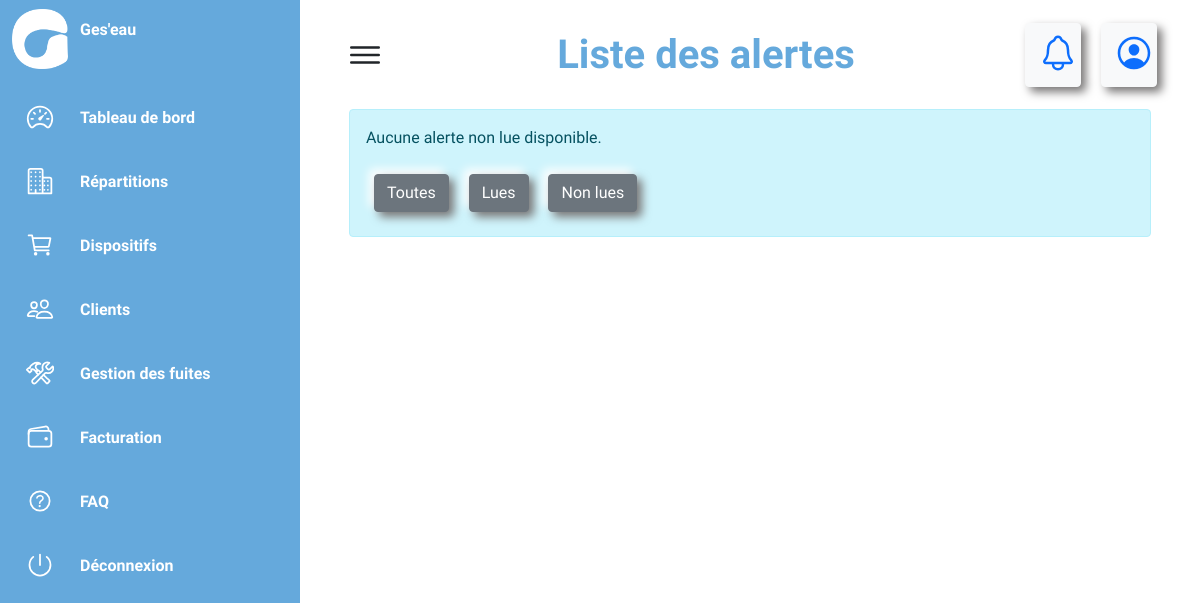
Page /alert/ (signed in) on the earlier database version.
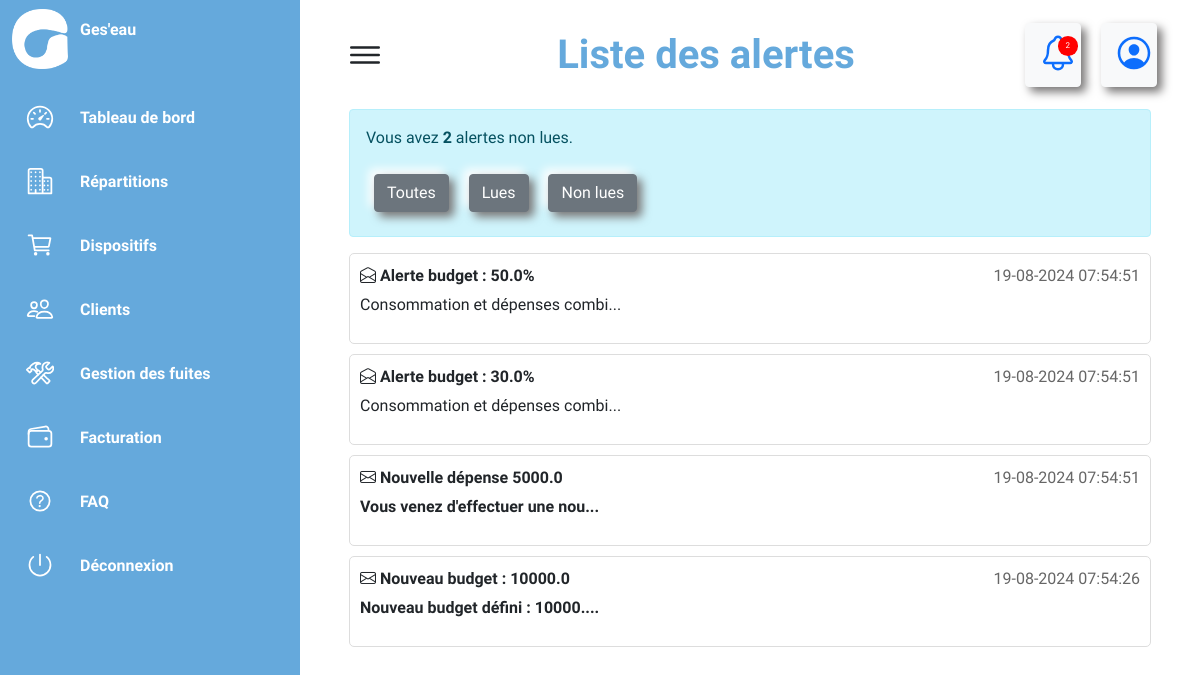
Same page on the later database version.
### conso/models.py (models this page shows, shortened)
class Alert(models.Model):
    entreprise = models.ForeignKey(Entreprise, on_delete=models.CASCADE, default=None)
    intitule = models.CharField(max_length=255)
    contenu = models.TextField()
    date_creation = models.DateTimeField(auto_now_add=True)
    is_read = models.BooleanField(default=False)

### conso/views.py (the view)
# urls.py: path('alert/',views.alert,name="alert"),
@login_required
def alert(request):
    user_id = request.user.id
    user_entreprise_id = get_object_or_404(Entreprise, user_id=user_id)
    alerts_nonlu = Alert.objects.filter(entreprise=user_entreprise_id, is_read=False).order_by('-date_creation')
    alerts = Alert.objects.filter(entreprise=user_entreprise_id).order_by('-date_creation')
    alert_count = alerts_nonlu.count()
    return render(request, 'conso/alert/alert.html', {'alerts': alerts, 'alert_count': alert_count})

### conso/templates/conso/alert/alert.html (shortened to what this page needs)
{% extends 'base.html' %}
{% block etatactuel %}
    Liste des alertes
{% endblock etatactuel %}
{% block content %}
    <div class="alert alert-info">
        {% if alert_count > 0 %}
            {% if alert_count == 1 %}
                <p>Vous avez <strong>{{ alert_count }}</strong> alerte non lue.</p>
            {% else %}
                <p>Vous avez <strong>{{ alert_count }}</strong> alertes non lues.</p>
            {% endif %}
        {% else %}
            <p>Aucune alerte non lue disponible.</p>
        {% endif %}
        <div class="alert-sort">
            <button class="btn btn-secondary" onclick="sortAlerts('all')">Toutes</button>
            <button class="btn btn-secondary" onclick="sortAlerts('read')">Lues</button>
            <button class="btn btn-secondary" onclick="sortAlerts('unread')">Non lues</button>
        </div>
    </div>
    <div class="email-list">
        {% for alert in alerts %}
            <div class="email-item {% if alert.is_read %}read{% else %}unread{% endif %}">
                <div class="email-content" onclick="window.location.href='{% url 'read_alert' alert.id %}'">
                    <div class="email-header">
                        <div class="email-sender">
                            {% if alert.is_read %}
                                <i class="bi bi-envelope-open" aria-hidden="true"></i>
                            {% else %}
                                <i class="bi bi-envelope" aria-hidden="true"></i>
                            {% endif %}
                            <span class="{% if alert.is_read %}text-normal{% else %}text-bold{% endif %}">{{ alert.intitule }}</span>
                        </div>
                        <div class="email-date">{{ alert.date_creation|date:"d-m-Y H:i:s" }}</div>
                    </div>
                    <div class="email-body">
                        {% if alert.is_read %}
                            <p>{{ alert.contenu|slice:":30" }}{% if alert.contenu|length > 30 %}...{% endif %}</p>
                        {% else %}
                            <p><strong>{{ alert.contenu|slice:":30" }}{% if alert.contenu|length > 30 %}...{% endif %}</strong></p>
                        {% endif %}
                    </div>
                </div>
            </div>
        {% endfor %}
    </div>
{% endblock content %}

### templates/base.html (shortened to what this page needs)
{% load static %}
<!DOCTYPE html>
<html lang="en">
<head>
    <link href="https://cdn.jsdelivr.net/npm/bootstrap@5.3.0-alpha3/dist/css/bootstrap.min.css" rel="stylesheet">
    <link rel="stylesheet" href="https://cdnjs.cloudflare.com/ajax/libs/font-awesome/6.4.0/css/all.min.css" />
    <link href="{% static 'css/style.css' %}" rel="stylesheet">
    <link href="{% static 'css/styles.css' %}" rel="stylesheet">
    <link rel="stylesheet" href="https://cdn.jsdelivr.net/npm/bootstrap-icons@1.3.0/font/bootstrap-icons.css">
    <link href="https://cdn.jsdelivr.net/npm/bootstrap@5.1.3/dist/css/bootstrap.min.css" rel="stylesheet">
</head>
<body>
        <div class="navigation">
            <ul class="mynav nav nav-pills flex-column mb-auto">
                <li class="nav-item mb-1">
                    <a href="{% url 'index' %}" ><br><br>
                        <span class="icon">
                            <img src="{% static 'media/Fichier 17.png' %}" alt="Logo" class="logo">
                        </span><br><br>
                        <span class="title">Ges'eau</span>
                    </a>
                </li>
                <br>
                <li class="nav-item mb-1">
                    <a href="{% url 'index' %}" class="active">
                        <span class="icon">
                            <ion-icon name="speedometer-outline"></ion-icon>
                        </span>
                        <span class="title">Tableau de bord</span>
                    </a>
                </li>
                <li class="nav-item mb-1">
                    <a href="{% url 'section' %}">
                        <span class="icon">
                            <ion-icon name="business-outline"></ion-icon>
                        </span>
                        <span class="title">Répartitions</span>
                    </a>
                </li>
                <li class="nav-item mb-1">
                    <a href="{% url 'dispo' %}">
                        <span class="icon">
                            <ion-icon name="cart-outline"></ion-icon>
                        </span>
                        <span class="title">Dispositifs</span>
                    </a>
                </li>
                <li class="nav-item mb-1">
                    <a href="{% url 'client' %}">
                        <span class="icon">
                            <ion-icon name="people-outline"></ion-icon>
                        </span>
                        <span class="title">Clients</span>
                    </a>
                </li>
                <li class="nav-item mb-1">
                    <a href="{% url 'fuite' %}">
                        <span class="icon">
                            <ion-icon name="construct-outline"></ion-icon>
                        </span>
                        <span class="title">Gestion des fuites</span>
                    </a>
                </li>
                <li class="nav-item mb-1">
                    <a href="{% url 'budget' %}">
                        <span class="icon">
                            <ion-icon name="wallet-outline"></ion-icon>
                        </span>
                        <span class="title">Facturation</span>
                    </a>
                </li>
                <li class="nav-item mb-1">
                    <a href="{% url 'faq' %}">
                        <span class="icon">
                            <ion-icon name="help-circle-outline"></ion-icon>
                        </span>
                        <span class="title">FAQ</span>
                    </a>
                </li>
                <li class="nav-item mb-1 d-flex text-dark">
                    <a href="{% url 'logout' %}">
                        <span class="icon">
                            <ion-icon name="power-outline"></ion-icon>
                        </span>
                        <span class="title">Déconnexion</span>
                    </a>
                </li>
            </ul>
        </div>
        <div class="main">
            <div class="topbar">
                <div class="toggle">
                    <ion-icon name="menu-outline"></ion-icon>
                </div>
                <h1 class="header-title">{% block etatactuel %}{% endblock etatactuel %}</h1>
                <div class="navbar-nav">
                    <div class="nav-item text-nowrap icons">
                        <div class="btn btn-light">
                            <span class="notification-icon">
                                <a href="{% url 'alert' %}">
                                    <ion-icon name="notifications-outline"></ion-icon>
                                    {% if alert_count > 0 %}
                                    <span class="badge-alert">{{ alert_count }}</span>{% endif %}
                                </a>
                            </span>
                        </div>
                        <div class="btn btn-light">
                            <span class="profile-icon"><a href="{% url 'profil' %}"><ion-icon name="person-circle-outline"></ion-icon></a></span>
                        </div>
                    </div>
                </div>
            </div>
            <div class="container-fluid">
                <br>
                {% block content %}
                {% endblock content %}
            </div>
        </div>
</body>
</html>

### Geseau/static/css/style.css (style rules this page uses)
* { font-family: "Ubuntu", "sans-serif"; margin: 0; padding: 0; box-sizing: border-box; }
:root { --blue: #65a9dc; --white: #fff; --gray: #f5f5f5; --black1: #222; --black2: #999; }
body { min-height: 100vh; overflow-x: hidden; }
.profile-icon, .chatbox-icon, .notification-icon { width: 30px; height: 30px; font-size: 40px; display: inline-block; border-radius: 20px; position: relative; }
.profile-icon, .chatbox-icon { color: #10b3d8; }
.notification-icon { color : red; }
.logo { max-width: 100%; max-height: 100%; }
.header-title { color: #65a9dc; position: relative; font-size: 700 60px/140% "Kanit", sans-serif; font-weight: bold; margin: 0; text-align: left; }
.navigation { position: fixed; width: 300px; height: 100%; background: var(--blue); border-left: 10px solid var(--blue); transition: 0.5s; overflow: hidden; }
.navigation ul { position: absolute; top: 0; left: 0; width: 100%; }
.navigation ul li { position: relative; width: 100%; list-style: none; border-top-left-radius: 10px; border-bottom-left-radius: 10px; }
.navigation ul li:nth-child(1) { margin-bottom: 40px; pointer-events: none; }
.navigation ul li a { position: relative; display: block; width: 100%; display: flex; text-decoration: none; color: var(--white); }
.navigation ul li a .icon { position: relative; display: block; min-width: 60px; height: 60px; line-height: 75px; text-align: center; }
.navigation ul li a .icon ion-icon { font-size: 1.75rem; }
.navigation ul li a .title { position: relative; display: block; padding: 0 10px; height: 60px; line-height: 60px; text-align: start; white-space: nowrap; }
.main { position: absolute; width: calc(100% - 300px); left: 300px; min-height: 100vh; background: var(--white); transition: 0.5s; }
.topbar { width: 100%; height: 60px; display: flex; justify-content: space-between; align-items: center; padding: 0 10px; }
.toggle { position: relative; width: 60px; height: 60px; display: flex; justify-content: center; align-items: center; font-size: 2.5rem; cursor: pointer; }
.title { vertical-align: middle; }
.badge-alert { position: absolute; top: 0; right: 0; background-color: red; color: white; border-radius: 50%; padding: 4px 8px; font-size: 8px; }
.email-list { display: flex; flex-direction: column; }
.email-item { border: 1px solid #ddd; border-radius: 5px; margin-bottom: 10px; padding: 10px; transition: background-color 0.3s; display: flex; }
.email-content { flex: 1; }
.email-header { display: flex; justify-content: space-between; margin-bottom: 5px; }
.email-sender { font-weight: bold; }
.email-date { color: #666; }
.email-body { margin-bottom: 5px; }
.alert { background-color: #f8d7da; border-color: #f5c6cb; color: #721c24; padding: 20px; margin-bottom: 20px; }
.btn { margin: 0.5rem; padding: 0.5rem 0.75rem; border-radius: 0.5rem; border: none; font-weight: 600; cursor: pointer; display: flex; box-shadow: 5px 5px 10px #787676, -5px -5px 10px #ffffff; }
.btn a { position: relative; }

### Geseau/static/css/styles.css (style rules this page uses)
* { margin: 0; padding: 0; box-sizing: border-box; font-family: 'Ubuntu', sans-serif; }
body { display: flex; height: 100vh; background: #f0f5fd; }
.main { flex: 6; padding: 25px; }

### templates/base.html (style rules this page uses)
.mynav .nav-item .title { font-weight: bold; }

Differences in the rows shown:
added Alert: is_read True (drawn), intitule "Alerte budget : 50.0%", date_creation "19-08-2024 07:54:51", contenu "Consommation et dépenses combi"
added Alert: is_read True (drawn), intitule "Alerte budget : 30.0%", date_creation "19-08-2024 07:54:51", contenu "Consommation et dépenses combi"
added Alert: is_read False (drawn), intitule "Nouvelle dépense 5000.0", date_creation "19-08-2024 07:54:51", contenu "Vous venez d'effectuer une nou"
added Alert: is_read False (drawn), intitule "Nouveau budget : 10000.0", date_creation "19-08-2024 07:54:26", contenu "Nouveau budget défini : 10000."
Other differences:
{{ alert_count }}: (not shown) → "2"
text no longer shown: "Aucune alerte non lue disponible."
text now shown: "Vous avez alertes non lues."
